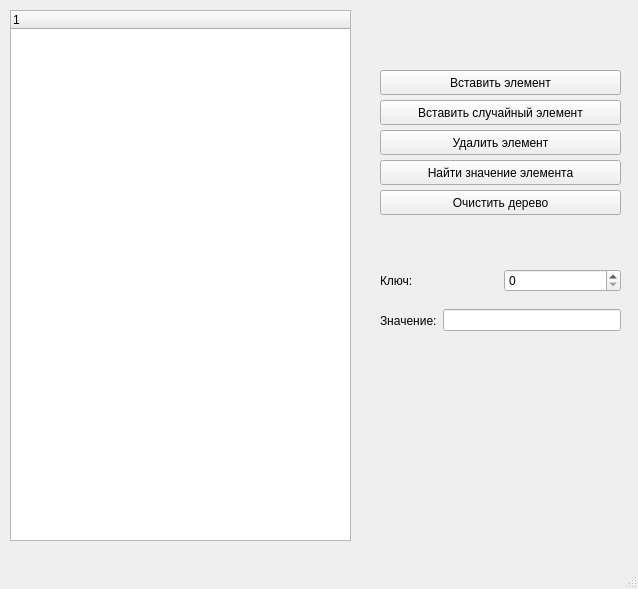
<?xml version="1.0" encoding="UTF-8"?>
<ui version="4.0">
 <class>MainWindow</class>
 <widget class="QMainWindow" name="MainWindow">
  <property name="geometry">
   <rect>
    <x>0</x>
    <y>0</y>
    <width>638</width>
    <height>589</height>
   </rect>
  </property>
  <property name="windowTitle">
   <string>MainWindow</string>
  </property>
  <widget class="QWidget" name="centralwidget">
   <widget class="QWidget" name="horizontalLayoutWidget_2">
    <property name="geometry">
     <rect>
      <x>380</x>
      <y>260</y>
      <width>241</width>
      <height>41</height>
     </rect>
    </property>
    <layout class="QHBoxLayout" name="horizontalLayout_3">
     <item>
      <widget class="QLabel" name="label_7">
       <property name="text">
        <string>Ключ:</string>
       </property>
      </widget>
     </item>
     <item>
      <widget class="QSpinBox" name="spinBox_2"/>
     </item>
    </layout>
   </widget>
   <widget class="QTreeWidget" name="treeWidget">
    <property name="geometry">
     <rect>
      <x>10</x>
      <y>10</y>
      <width>341</width>
      <height>531</height>
     </rect>
    </property>
    <column>
     <property name="text">
      <string notr="true">1</string>
     </property>
    </column>
   </widget>
   <widget class="QPushButton" name="pushButton_3">
    <property name="geometry">
     <rect>
      <x>380</x>
      <y>130</y>
      <width>241</width>
      <height>25</height>
     </rect>
    </property>
    <property name="text">
     <string>Удалить элемент</string>
    </property>
   </widget>
   <widget class="QWidget" name="horizontalLayoutWidget">
    <property name="geometry">
     <rect>
      <x>380</x>
      <y>300</y>
      <width>241</width>
      <height>41</height>
     </rect>
    </property>
    <layout class="QHBoxLayout" name="horizontalLayout_4">
     <item>
      <widget class="QLabel" name="label_8">
       <property name="text">
        <string>Значение:</string>
       </property>
      </widget>
     </item>
     <item>
      <widget class="QLineEdit" name="lineEdit_2"/>
     </item>
    </layout>
   </widget>
   <widget class="QLabel" name="labelOutput">
    <property name="geometry">
     <rect>
      <x>380</x>
      <y>400</y>
      <width>241</width>
      <height>81</height>
     </rect>
    </property>
    <property name="text">
     <string/>
    </property>
   </widget>
   <widget class="QPushButton" name="pushButton_2">
    <property name="geometry">
     <rect>
      <x>380</x>
      <y>100</y>
      <width>241</width>
      <height>25</height>
     </rect>
    </property>
    <property name="text">
     <string>Вставить случайный элемент</string>
    </property>
   </widget>
   <widget class="QPushButton" name="pushButton">
    <property name="geometry">
     <rect>
      <x>380</x>
      <y>70</y>
      <width>241</width>
      <height>25</height>
     </rect>
    </property>
    <property name="text">
     <string>Вставить элемент</string>
    </property>
   </widget>
   <widget class="QPushButton" name="pushButton_4">
    <property name="geometry">
     <rect>
      <x>380</x>
      <y>160</y>
      <width>241</width>
      <height>25</height>
     </rect>
    </property>
    <property name="text">
     <string>Найти значение элемента</string>
    </property>
   </widget>
   <widget class="QPushButton" name="pushButton_5">
    <property name="geometry">
     <rect>
      <x>380</x>
      <y>190</y>
      <width>241</width>
      <height>25</height>
     </rect>
    </property>
    <property name="text">
     <string>Очистить дерево</string>
    </property>
   </widget>
  </widget>
  <widget class="QMenuBar" name="menubar">
   <property name="geometry">
    <rect>
     <x>0</x>
     <y>0</y>
     <width>638</width>
     <height>22</height>
    </rect>
   </property>
  </widget>
  <widget class="QStatusBar" name="statusbar"/>
 </widget>
 <resources/>
 <connections/>
</ui>
